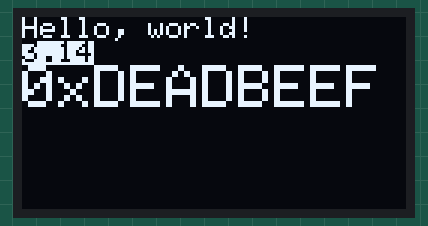
Bench run of a sketch on a simulated Arduino Uno, built with avr-gcc and run on an emulated ATmega328P. Parts: 128×64 one-colour display. What the sketch prints to the serial monitor is not drawn.

Above: at 4.2 s.

The sketch:

uno_testing.ino
```cpp
// this works but has some reliability issues where direction reverses if the encoder is turned too quickly... (states get changed out of turn, need to fix, likely by changing the state values back)
volatile int a_state = 0;
volatile int b_state = 0;
volatile uint32_t last_encoder_timestamp;

int static_variable = 0;

volatile int encoderValue = 0;


#define ENC_A 2
#define ENC_B 3

#include <SPI.h>
#include <Wire.h>
#include <Adafruit_GFX.h>
#include <Adafruit_SSD1306.h>

#define SCREEN_WIDTH 128 // OLED display width, in pixels
#define SCREEN_HEIGHT 64 // OLED display height, in pixels
#define OLED_RESET     -1 // Reset pin # (or -1 if sharing Arduino reset pin)
#define SCREEN_ADDRESS 0x3D ///< See datasheet for Address; 0x3D for 128x64, 0x3C for 128x32
Adafruit_SSD1306 display(SCREEN_WIDTH, SCREEN_HEIGHT, &Wire, OLED_RESET);

void setup() {

  Serial.begin(9600);
  Serial.println("starting");

  // SSD1306_SWITCHCAPVCC = generate display voltage from 3.3V internally
  if(!display.begin(SSD1306_SWITCHCAPVCC, SCREEN_ADDRESS)) {
    Serial.println(F("SSD1306 allocation failed"));
    for(;;); // Don't proceed, loop forever
  }
  display.clearDisplay();
  // Draw a single pixel in white
  display.drawPixel(10, 10, SSD1306_WHITE);
  display.drawPixel(20, 20, SSD1306_WHITE);

  // Show the display buffer on the screen. You MUST call display() after
  // drawing commands to make them visible on screen!
  display.display();
  delay(2000);

  display.clearDisplay();
  // Draw a single pixel in white
  display.drawPixel(20, 20, SSD1306_WHITE);
  display.drawPixel(30, 30, SSD1306_WHITE);

  // Show the display buffer on the screen. You MUST call display() after
  // drawing commands to make them visible on screen!
  display.display();
  delay(2000);

  testdrawstyles();

  // pinMode(ENC_A, INPUT_PULLUP);
  // pinMode(ENC_B, INPUT_PULLUP);

  // last_encoder_timestamp = millis();
  // attachInterrupt(digitalPinToInterrupt(ENC_A), a_fall, FALLING);
  // attachInterrupt(digitalPinToInterrupt(ENC_B), b_fall, FALLING);
  Serial.println("done setup");

}

void loop() {

  // a_state = digitalRead(2);
  // b_state = digitalRead(3);
  // Serial.print("e:");
  // Serial.print(encoderValue);
  // Serial.print(",");
  // Serial.print("a:");
  // Serial.print(a_state);

  // Serial.print(",");

  // Serial.print("b:");
  // Serial.print(b_state);

  // Serial.print(",");

  // Serial.print("s:");
  // Serial.println(static_variable);

}

void a_fall() {
  Serial.println("a");
  // if (millis() - last_encoder_timestamp < 200) {
  //   a_state = 0;
  //   b_state = 0;
  // }
  a_state = !a_state;
  if (a_state != b_state) {
    encoderValue++;
  }
  // last_encoder_timestamp = millis();
  Serial.println(encoderValue);
}

void b_fall() {
  Serial.println("b");
  // if (millis() - last_encoder_timestamp < 200) {
  //   a_state = 0;
  //   b_state = 0;
  // }
  b_state = !b_state;
  if (a_state != b_state) {
    encoderValue--;
  }
  // last_encoder_timestamp = millis();
  Serial.println(encoderValue);
}

void testdrawstyles(void) {
  display.clearDisplay();

  display.setTextSize(1);             // Normal 1:1 pixel scale
  display.setTextColor(SSD1306_WHITE);        // Draw white text
  display.setCursor(0,0);             // Start at top-left corner
  display.println(F("Hello, world!"));

  display.setTextColor(SSD1306_BLACK, SSD1306_WHITE); // Draw 'inverse' text
  display.println(3.141592);

  display.setTextSize(2);             // Draw 2X-scale text
  display.setTextColor(SSD1306_WHITE);
  display.print(F("0x")); display.println(0xDEADBEEF, HEX);

  display.display();
}
```
